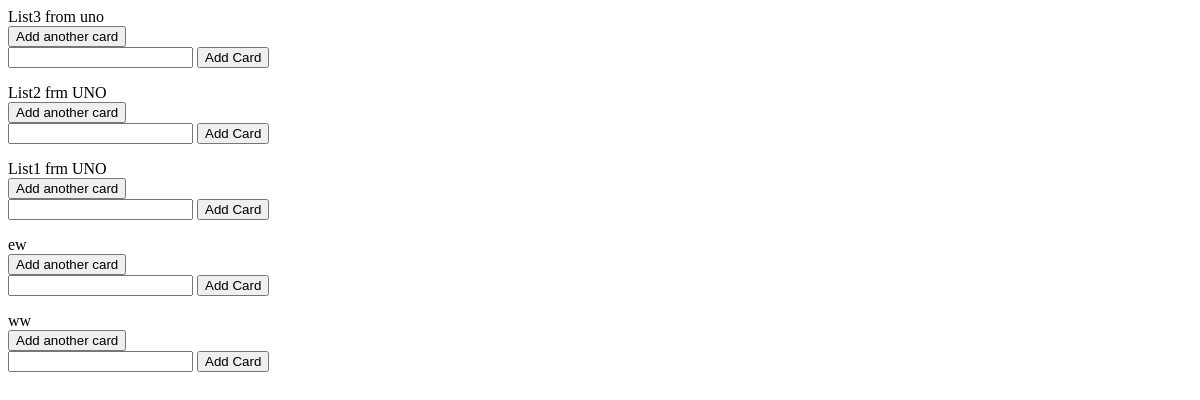
Page /board/1/lists/ on the earlier database version.
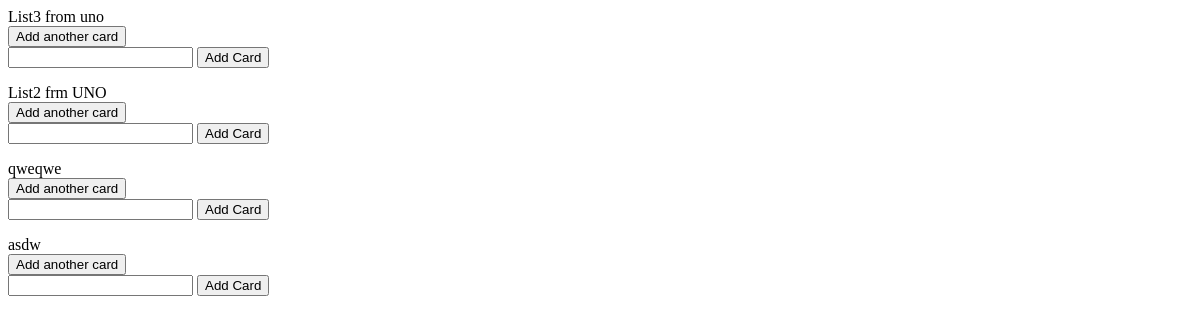
Same page on the later database version.
### list/models.py (models this page shows, shortened)
class Boardlist(models.Model):
    title = models.CharField(max_length=200)
    archived = models.BooleanField(default=False)
    date_created = models.DateTimeField(auto_now_add=True)
    date_modified = models.DateTimeField(auto_now=True)
    board = models.ForeignKey(Board, on_delete=models.CASCADE, null=True)

### list/views.py (the view)
# urls.py: path('board/<int:id>/lists/', BoardListView.as_view(), name='list'),
class BoardListView(TemplateView):
    template_name = 'board/list.html'
    def get(self, *args, **kwargs):
        board = get_object_or_404(Board, id=kwargs.get('id'))
        board_id = kwargs.get('id')
        lists = Boardlist.objects.filter(board__id=board_id)
        add_card_form = AddCardForm()
        return render(
            self.request,
            self.template_name,
            {
                'blists': lists,
                'add_card_form': add_card_form
            }
        )

### list/forms.py
class AddCardForm(forms.ModelForm):
        class Meta:
            model = Card
            fields = ('title',)

### list/templates/board/list.html (shortened to what this page needs)
{% for list in blists %}
<div class="card card-list list-container connectedSortable" data-list-id="{{ list.id }}">
    <span class="list-title">{{ list.title }}</span>
    <div class="form-wrapper">
        <button type="submit" id="blah" class="btn btn-outline-secondary add-card">
             Add another card
        </button>
        <form action="{% url 'addcard' list_id=list.id %}" class="" method="POST">
            {{add_card_form.title}}
            <button class="btn btn-success">Add Card</button>
        </form>
    </div>
</div>
{% endfor %}

Differences in the rows shown:
removed Boardlist: title "List1 frm UNO"
removed Boardlist: title "ew"
removed Boardlist: title "ww"
added Boardlist: title "qweqwe"
added Boardlist: title "asdw"
